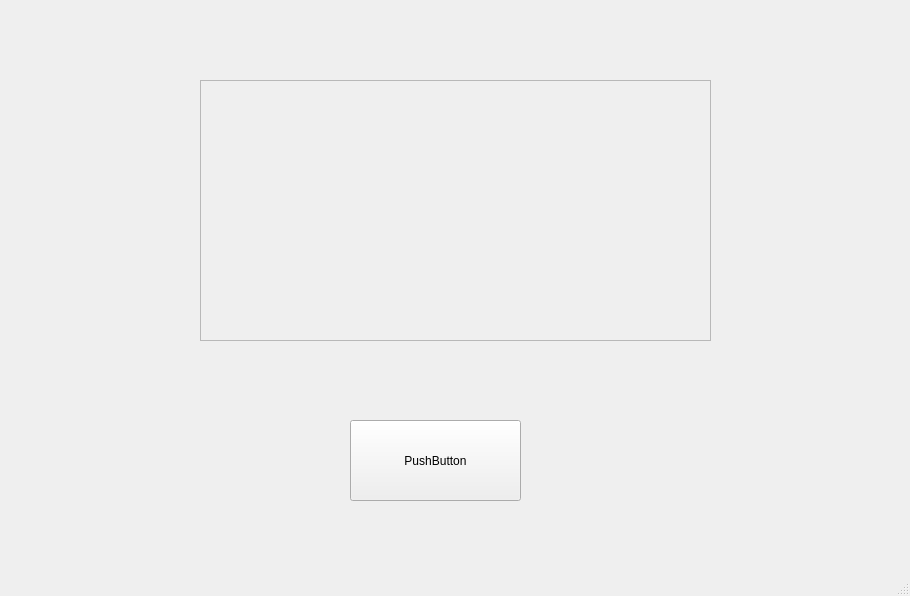
<?xml version="1.0" encoding="UTF-8"?>
<ui version="4.0">
 <class>MainWindow</class>
 <widget class="QMainWindow" name="MainWindow">
  <property name="geometry">
   <rect>
    <x>0</x>
    <y>0</y>
    <width>910</width>
    <height>596</height>
   </rect>
  </property>
  <property name="windowTitle">
   <string>MainWindow</string>
  </property>
  <widget class="QWidget" name="centralwidget">
   <widget class="QPushButton" name="pushButton">
    <property name="geometry">
     <rect>
      <x>350</x>
      <y>420</y>
      <width>171</width>
      <height>81</height>
     </rect>
    </property>
    <property name="text">
     <string>PushButton</string>
    </property>
   </widget>
   <widget class="QTextEdit" name="textEdit">
    <property name="enabled">
     <bool>false</bool>
    </property>
    <property name="geometry">
     <rect>
      <x>200</x>
      <y>80</y>
      <width>511</width>
      <height>261</height>
     </rect>
    </property>
   </widget>
  </widget>
  <widget class="QMenuBar" name="menubar">
   <property name="geometry">
    <rect>
     <x>0</x>
     <y>0</y>
     <width>910</width>
     <height>21</height>
    </rect>
   </property>
  </widget>
  <widget class="QStatusBar" name="statusbar"/>
 </widget>
 <resources/>
 <connections/>
</ui>
